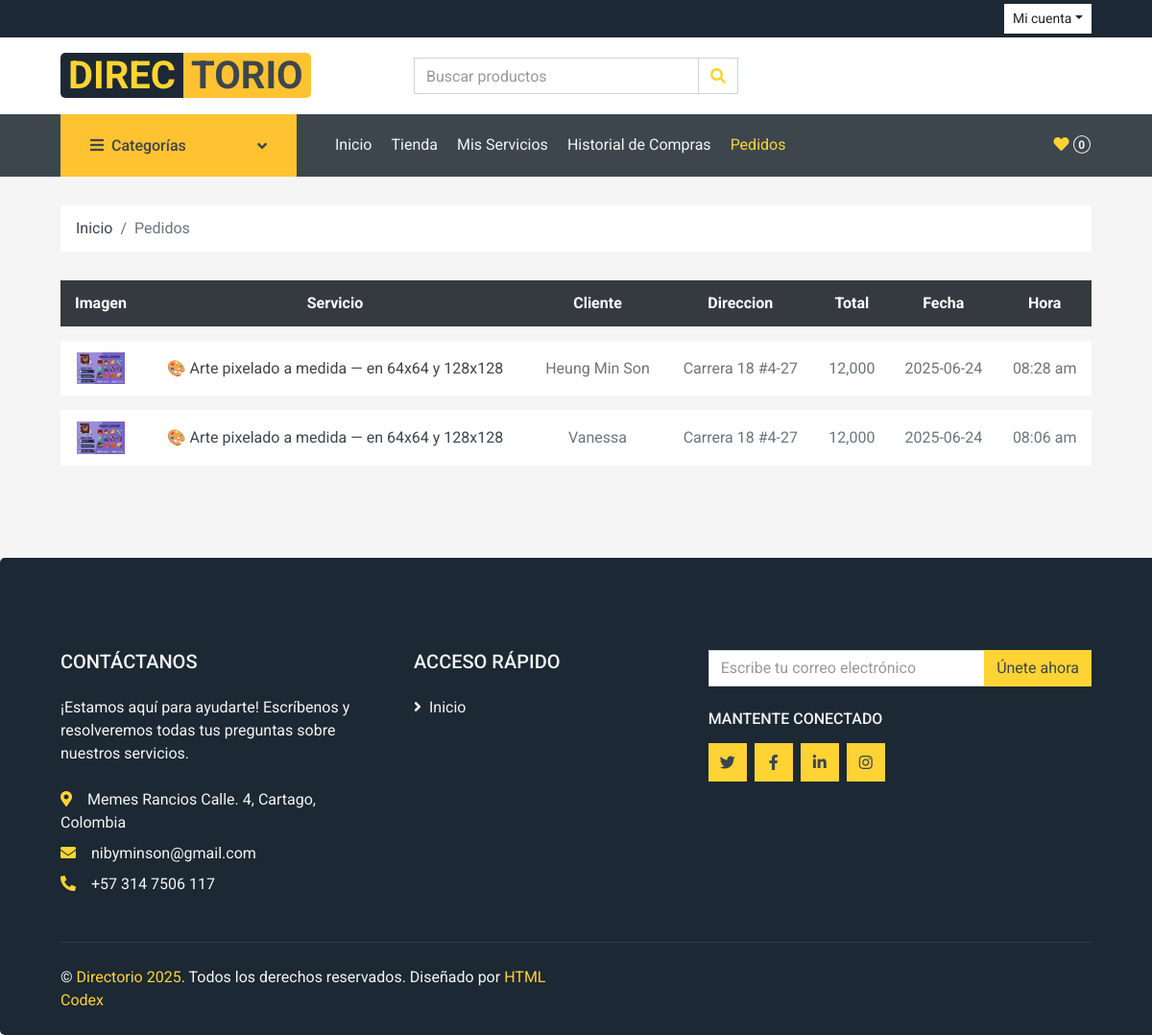
Screenshot of /rutas/rutas.php?page=orders (signed in) with the database file from the repository.
### tables this page shows
CREATE TABLE `servicio` (
  `id_servicio` int(11) NOT NULL,
  `titulo` varchar(500) DEFAULT NULL,
  `descripcion` varchar(500) DEFAULT NULL,
  `precio` decimal(10,0) NOT NULL,
  `fecha_creacion` datetime NOT NULL DEFAULT current_timestamp(),
  `usuario_id_usuario` int(11) NOT NULL,
  `categoria_id_categoria` int(11) NOT NULL,
  `estado` varchar(45) NOT NULL DEFAULT 'Activo',
  `barrio_id` int(11) NOT NULL,
  `direccion` varchar(100) DEFAULT 'No aplica'
);

### app/controladores/landingPageController.php (called while the page is built, shortened)
<?php
require_once(__DIR__ . '/../modelos/ordersModel.php');
class LandingPageController{
    private $ordersModel;
    public function __construct(){
        $this->ordersModel = new ordersModel;
    }
    public function OrdersPage(){
        try {
            $orders = $this->ordersModel->GetOrders($_SESSION["id"]);
            include_once (__DIR__.'/../vistas/landing/orders.php');
        } catch (\Throwable $th) {
            header("Location: rutas.php");
            die();
        }
    }
}

### configuracion/mysql.php (called while the page is built)
<?php
class Mysql{
    public $conect;
    private $DB_HOST = 'localhost';
    private $DB_NAME = 'directorio';
    private $DB_PORT = '3306';
    private $DB_USERNAME = 'root';
    private $DB_PASSWORD = '';
    private $DB_CHARSET = 'utf8mb4';
    public function __construct(){
        $connectionString = "mysql:host=".$this->DB_HOST. ";dbname=".$this->DB_NAME.";port=".$this->DB_PORT.";charset=".$this->DB_CHARSET;
        try{
            $this->conect = new PDO($connectionString, $this->DB_USERNAME, $this->DB_PASSWORD);
            $this->conect->setAttribute(PDO::ATTR_ERRMODE, PDO::ERRMODE_EXCEPTION);
        }catch(PDOException $e){
            echo "CONNECTION ERROR: " . $e->getMessage();
        }
    }
    public function conect(){
        return $this->conect;
    }
}

### app/modelos/ordersModel.php (called while the page is built)
<?php
require_once(__DIR__ . '/../../configuracion/mysql.php');
class ordersModel extends Mysql{
    private $conn;
    public function __construct(){
        $mysql = new Mysql();
        $this->conn = $mysql->conect();
    }
    public function GetOrders($user_id){
        $query = "SELECT servicio.id_servicio,servicio.titulo,servicio_imagenes.imagen_ref as imagen,servicio_usuario.total,servicio_usuario.fecha,usuario.nombre,servicio_usuario.direccion_usuario
        FROM servicio_usuario
        INNER JOIN usuario ON usuario.id_usuario = servicio_usuario.usuario_id
        INNER JOIN servicio ON servicio.id_servicio = servicio_usuario.servicio_id
        LEFT JOIN servicio_imagenes ON servicio_imagenes.servicio_id = servicio_usuario.servicio_id
        WHERE servicio.usuario_id_usuario = ?
        AND servicio_usuario.estado NOT IN ('Cancelado', 'Realizado')
        GROUP BY
            servicio_usuario.id
        ORDER BY servicio_usuario.fecha DESC";
        $preparedStmt = $this->conn->prepare($query);
        $preparedStmt->execute([$user_id]);
        $data = $preparedStmt->fetchAll(PDO::FETCH_ASSOC);
        return $data;
    }
}

### app/vistas/landing/orders.php (the view, shortened to what this page needs)
<?php
include_once RUTA_BASE . '/app/vistas/landing/plantilla/header.php';
?>
<body>
    <div class="container-fluid">
        <div class="row px-xl-5">
            <div class="col-12">
                <nav class="breadcrumb bg-light mb-30">
                    <a class="breadcrumb-item text-dark" href="<?= URL_BASE ?>/rutas/rutas.php?page=home">Inicio</a>
                    <span class="breadcrumb-item active">Pedidos</span>
                </nav>
            </div>
        </div>
    </div>
    <div class="container-fluid">
        <?php if(count($orders) > 0) : ?>
            <div class="row px-xl-5">
                <div class="col-lg-12 table-responsive mb-5">
                    <table class="table table-light table-borderless table-hover text-center mb-0">
                        <thead class="thead-dark">
                            <tr>
                                <th>Imagen</th>
                                <th>Servicio</th>
                                <th>Cliente</th>
                                <th>Direccion</th>
                                <th>Total</th>
                                <th>Fecha</th>
                                <th>Hora</th>
                            </tr>
                        </thead>
                        <tbody class="align-middle">
                            <?php foreach($orders as $order) : ?>
                                <?php $fecha = date_create($order["fecha"]) ?>
                                <tr>
                                    <td class="align-middle">
                                        <img src="<?= URL_BASE ?>/publico/img/servicios/<?= $order["imagen"]?>" alt="Imagen del servicio" style="width: 50px;">
                                    </td>
                                    <td class="align-middle">
                                        <a href="<?= URL_BASE ?>/rutas/rutas.php?page=service&id=<?= $order["id_servicio"] ?>" class="text-dark">
                                            <?= $order["titulo"] ?>
                                        </a>
                                    </td>
                                    <td class="align-middle">
                                        <?php echo $order["nombre"] ?>
                                    </td>
                                    <td class="align-middle">
                                        <?php echo $order["direccion_usuario"] ?>
                                    </td>
                                    <td class="align-middle">
                                        <?php echo number_format($order["total"]) ?>
                                    </td>
                                    <td class="align-middle">
                                        <?php echo date_format($fecha,'Y-m-d') ?>
                                    </td>
                                    <td class="align-middle">
                                        <?php echo date_format($fecha,'h:i a') ?>
                                    </td>
                                </tr>
                            <?php endforeach ?>
                        </tbody>
                    </table>
                </div>
            </div>
        <?php endif ?>
    </div>
<?php include_once (RUTA_BASE .'/app/vistas/landing/plantilla/footer.php'); ?>

### rows the page displays
servicio: shows a picture, titulo "🎨 Arte pixelado a medida — en 64x64 y 128x128", nombre "Heung Min Son", direccion_usuario "Carrera 18 #4-27", total "12,000", fecha "2025-06-24", fecha "08:28 am", nombre "Vanessa", fecha "08:06 am"
